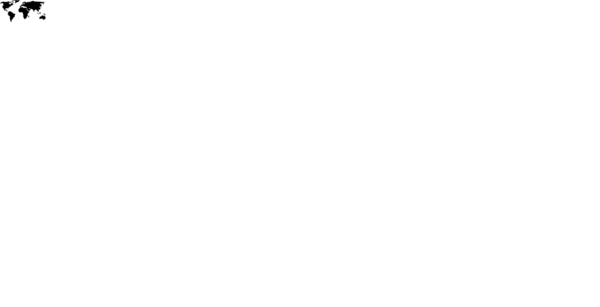
#> input picture worldmapmany.png, 600 x 307 px
$ python dot2.py   (Python 2 division)
#> lines starting #> are read from the running program, lines starting #| are printed output that depends on the picture; after the words box and inside, x2 and y2 are one past the last pixel; in counts of white or black regions, pixels touching at a corner belong together
#!/usr/bin/env python

import PIL
import PIL.Image
import PIL.ImageColor
import PIL.ImageDraw
import random

# 1/4, 3/8, 1/2, 5/8

def randcolor():
    r = random.random()
    if r < 0.25: return 0
    if r < 0.50: return 5
    if r < 0.75: return 10
    return 15

def getcolor(w, x, y):
    p = w.getpixel((x,y))[0]
    return 255 - p
    print p,
    if p < 50:  return 20.*3./4.
    if p < 100: return 20.*5./8.
    if p < 150: return 20.*1./2.
    if p < 200: return 20.*3./8.
    if p < 250: return 20.*1./4.
    return 0

size = (48*20, 24*20)  # given in 16ths of inches
white = PIL.ImageColor.getcolor('white', 'RGB')
black = PIL.ImageColor.getcolor('black', 'RGB')

im = PIL.Image.new('RGB', size, white)
#> im: PIL image 960x480 RGB; every value is 255
w = PIL.Image.open('worldmapmany.png')
#> w is the input picture: PIL image 600x307 RGBA; mean R, G, B, A 254.5, 254.5, 254.5, 1.4
draw = PIL.ImageDraw.Draw(im)

for x in range(1,48):
    for y in range(1,24):
        r = int(getcolor(w,x,y))/15
        x1 = (x * 20) - (r / 2)
        x2 = (x * 20) + (r / 2)
        y1 = (y * 20) - (r / 2)
        y2 = (y * 20) + (r / 2)
        draw.chord([x1,y1,x2,y2], 0, 360, black)

im.save('dot.jpg')
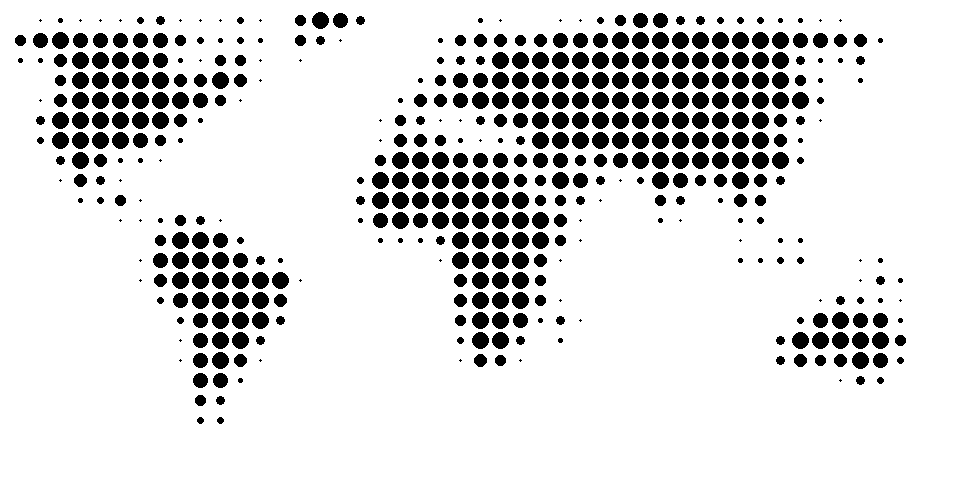
#> saved as dot.jpg: PIL image 960x480 RGB; 86.4% white; 471 black regions (56 under 20 px), largest, box (x1, y1, x2, y2) and area: (312, 12, 329, 29) 221, (52, 32, 69, 49) 221, (612, 32, 629, 49) 221

$ run again, with transformedworld.png copied over worldmapmany.png
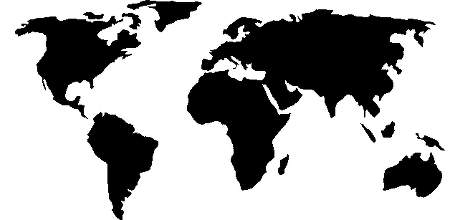
#> input picture transformedworld.png, 460 x 220 px
#> im: PIL image 960x480 RGB; every value is 255
#> w is the input picture: PIL image 460x220 RGBA; mean R, G, B, A 174, 174, 174, 255
#> the loop `for x in range(1,48):` made 47 passes
#> `im.save('dot.jpg')`:
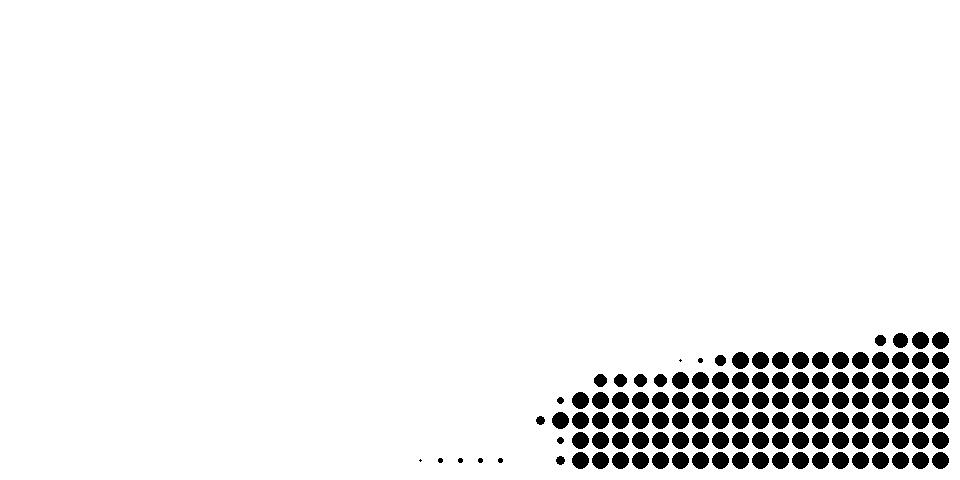
#> saved as dot.jpg: PIL image 960x480 RGB; 94.8% white; 122 black regions (2 under 20 px), largest, box (x1, y1, x2, y2) and area: (912, 332, 929, 349) 221, (932, 332, 949, 349) 221, (732, 352, 749, 369) 221
